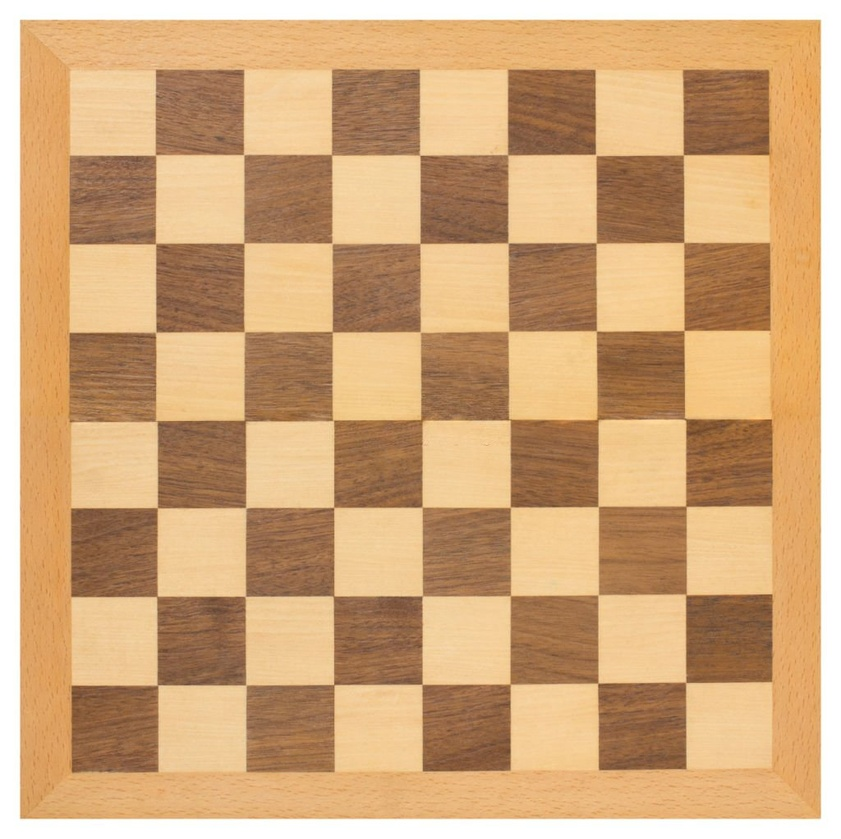
#> input picture Grid Detection/images/01.jpg, 841 x 839 px, shrunk from 1024 x 1022 before the run, found by its file name
$ jupyter execute 'Grid Detection.ipynb'   (shell and % lines are left out)
#> lines starting #> are read from the running program, lines starting #| are printed output that depends on the picture; after the words box and inside, x2 and y2 are one past the last pixel; in counts of white or black regions, pixels touching at a corner belong together
[cell 1]
import pandas as pd
import numpy as np
import matplotlib.pyplot as plt
import seaborn as sns
import cv2

[cell 2]
flat_chess = cv2.imread(".\\images\\01.jpg")
#> flat_chess is the input picture: shape (839, 841, 3); mean B, G, R 122.8, 167.4, 208.5
plt.imshow(flat_chess)

[cell 3]
found, corner = cv2.findChessboardCorners(flat_chess,(7,7))
#> found = False; corner = None

[cell 4]
found
#> Out = False

[cell 5]
# corner

[cell 6]
found, corner = cv2.findChessboardCorners(flat_chess,(7,7))
plt.imshow(flat_chess)

[cell 7]
dots = cv2.imread(".\\images\\02.jpg")
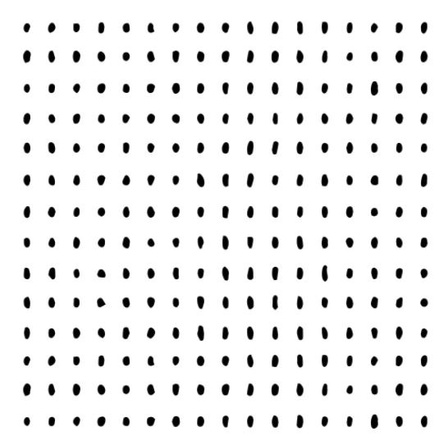
#> input picture Grid Detection/images/02.jpg, 448 x 441 px, shrunk from 546 x 537 before the run, found by its file name
#> dots is the input picture: shape (441, 448, 3); min 0, max 255, mean 237.2
plt.imshow(dots)

[cell 8]
found, corner = cv2.findCirclesGrid(dots,(10,10),cv2.CALIB_CB_SYMMETRIC_GRID)
#> found = True; corner = 100 rows, first 8: [100.9, 147.3], [125.6, 147.3], [150.3, 147.3], [175.4, 147.4], [200, 147.5], [225.1, 147.5], [249.8, 147.5], [274.7, 147.2]

[cell 9]
found
#> Out = True

[cell 10]
# corner

[cell 11]
cv2.drawChessboardCorners(dots,(10,10),corner, found)
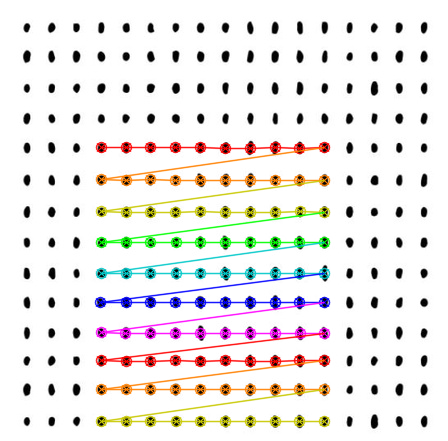
#> dots: shape (441, 448, 3); 10.22% of pixels changed, all inside (x1, y1, x2, y2) = (94, 141, 331, 428)
